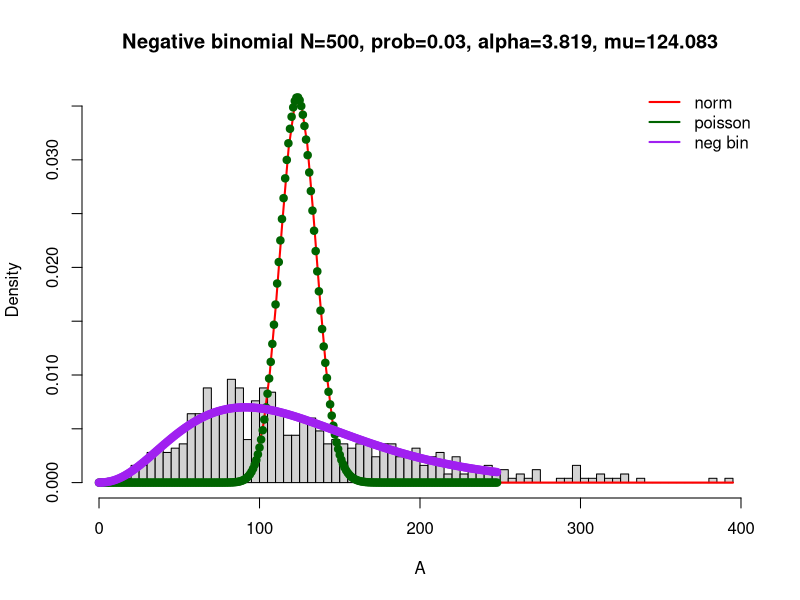
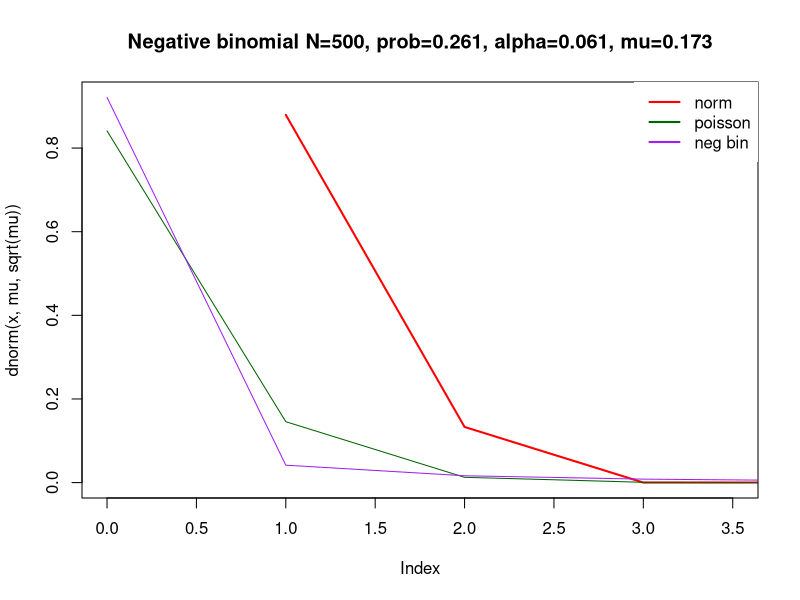

R code for these plots, in order:


# 
# 
# x <- sort(rnorm(100,0,0.5))
# h <- hist(x,plot=FALSE)
# dens1 <-  h$counts/sum(h$counts)
# dens2 <- dnorm(x,0,0.5)
# 
# hist(x,probability=TRUE,breaks="fd",ylim=c(0,1))
# lines(h$mids,dens1,col="red")
# lines(x,dens2,col="darkgreen")
 
 
  
  N=500
  p=runif(1,0,1)
  #tmp <- sample(c(runif(1,0,1),c(runif(1,1,1000))),1)
  s <- runif(1,0,4)   # hilbe stated alpha not greater than 4 usually
  #s=round(tmp,2)
  mu = s/(p) - s
  
   x <-0:round(mu*2,0)
   A <- rnbinom(N, size = s, prob = p)                          # Draw N neg binomially distributed values
   m <- max(c(dpois(x, lambda=mu),dnbinom(x, size=s, mu=mu)))   # help with plotting 
   
  hist(A, prob=TRUE, breaks=100, ylim=c(0,m),
       main=paste0("Negative binomial N=",N,", prob=",round(p,3),", alpha=",round(s,3),", mu=",round(mu,3) ) )
  curve(dnorm(x, mu, sqrt(mu)), lwd=2, col="red",  add=T) # 'x' mandatory arg
  
  points(x, dpois(x, lambda=mu), pch=19, col="darkgreen")   # poisson
  
  points(x, dnbinom(x, size=s, mu=mu), pch=19, col="purple")  # fitted neg binomial
  
  legend(x = "topright",                           # Position
         legend = c("norm", "poisson","neg bin"),  # Legend texts
         lty = c(1),                               # Line types
         col = c("red","darkgreen","purple"),      # Line colors
         lwd = 2,title.adj = 0.95,
             box.lty = 0)                          # Line width
  
  
  #~~~~~~~~~~~~~~~~~~~~~~~~~~~~~~~~~~~~~~~~~~~~~~~~~~~~~~~~~~~~~~~~~~~~~~~~~~~~~~~~~~~~~~~~~~~~~~~~~~~
  
  N=500
  p=runif(1,0,1)
  s <- runif(1,0,4)   # hilbe stated alpha not greater than 4 usually
  mu = s/(p) - s
   
  A <- rnbinom(N, size = s, prob = p)          # Draw N neg binomially distributed values
  x <- as.numeric(names(table(A)))             # use for plotting
  m <- max(c(dpois(x, lambda=mu),dnbinom(x, size=s, mu=mu))) # use for plotting
  
  plot(dnorm(x, mu, sqrt(mu)), lwd=2, col="red",type='l', lty=1, xlim=c( 0, mu+8*sqrt(mu)), ylim=c(0,m),
  
  main=paste0("Negative binomial N=",N,", prob=",round(p,3),", alpha=",round(s,3),", mu=",round(mu,3) ) )
  
  lines(x, dpois(x, lambda=mu), pch=19, col="darkgreen")
  
  lines(x, dnbinom(x, size=s, mu=mu), pch=19, col="purple")
  
  legend(x = "topright",                           # Position
         legend = c("norm", "poisson","neg bin"),  # Legend texts
         lty = c(1),                            # Line types
         col = c("red","darkgreen","purple"),      # Line colors
         lwd = 2,title.adj = 0.95,
         box.lty = 0)                          # Line width
  
  
  
  
  
  
  
  
  
  
  
  
 #  
 #  lines(A, col="red")
 #  
 # #https://math.stackexchange.com/questions/2412983/plotting-in-r-probability-mass-function-for-a-poisson-distribution
 #  
 #  x = 0:20;  pdf = dpois(x, 6)
 #  plot(x, pdf, type="h", lwd=3, col="blue", 
 #       main="PDF of POIS(6) with Approximating Normal Density")
 #  abline(h=0, col="green2")
 #  curve(dnorm(x, 6, sqrt(6)), lwd=2, col="red", add=T) # 'x' mandatory arg